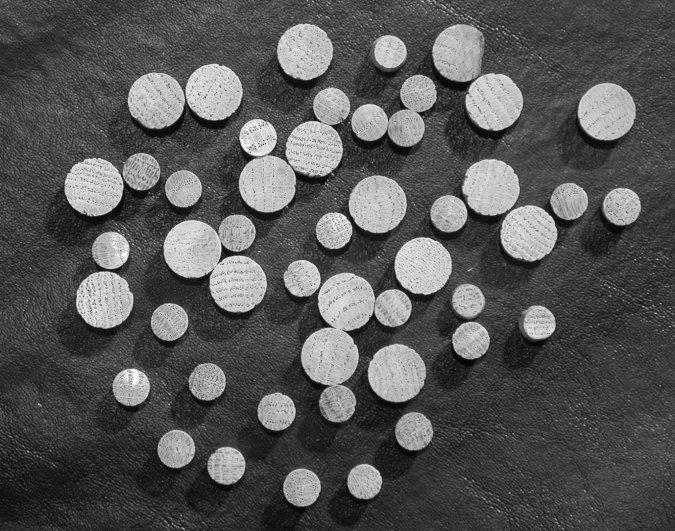
#> input picture hw5/pic/Fig0941(a)(wood_dowels).tif, 675 x 531 px, found by its file name
$ python 5.py
#> lines starting #> are read from the running program, lines starting #| are printed output that depends on the picture
#> further down, image is the input picture: shape (531, 675); min 2, max 255, mean 86.7
import cv2
import os
import numpy as np
import matplotlib.pyplot as plt

def process(image):
    # 使用半径为5的形态学滤波器做平滑
    kernel = cv2.getStructuringElement(cv2.MORPH_ELLIPSE, (10, 10))
    smooth_image = cv2.morphologyEx(image, cv2.MORPH_OPEN, kernel)
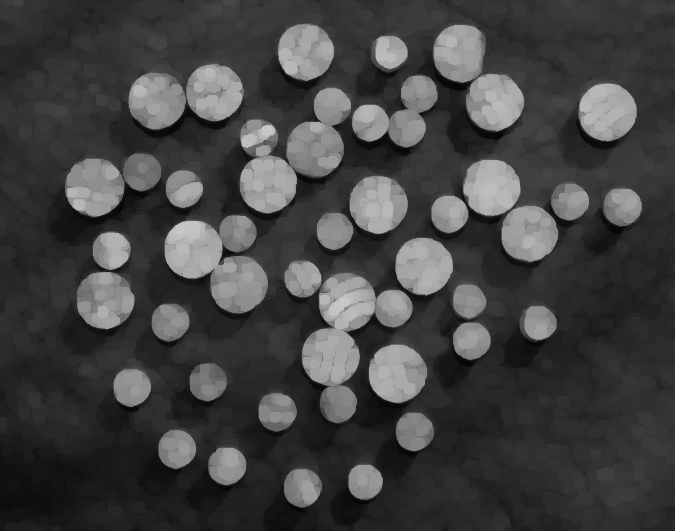
#> smooth_image: shape (531, 675); min 4, max 200, mean 66.3

    # 对图片使用不同半径的圆盘做开操作，计算表面区域的像素值之和的差值
    open_images = {}
    surface_diffs = []  # 用于存储每个半径之间的像素和差值
    prev_sum = np.sum(smooth_image)  # 初始平滑图像的像素和
#> prev_sum = 23745762

    for radius in range(10, 41):  # 半径从10到40的整数
        kernel = cv2.getStructuringElement(cv2.MORPH_ELLIPSE, (radius * 2, radius * 2))
        open_image = cv2.morphologyEx(smooth_image, cv2.MORPH_OPEN, kernel)
        open_images[radius] = open_image

        # 计算当前开操作结果的像素值之和
        current_sum = np.sum(open_image)

        # 计算与前一个半径图像之间的像素值之和的差
        surface_diff = prev_sum - current_sum
        surface_diffs.append(surface_diff)

        # 更新 prev_sum 为当前的像素值之和
        prev_sum = current_sum
#> this loop made 31 passes
#> (current_sum, surface_diff, prev_sum) on passes 1 to 12: (21698388, 2047374, 21698388), (21428132, 270256, 21428132), (21168169, 259963, 21168169), (20917737, 250432, 20917737), (20682261, 235476, 20682261), (20429078, 253183, 20429078), (19988650, 440428, 19988650), (19604689, 383961, 19604689), (18594939, 1009750, 18594939), (17579995, 1014944, 17579995), (17272983, 307012, 17272983), (17037252, 235731, 17037252)
#> pass 1, in process, `open_image = cv2.morphologyEx(smooth_image, cv2.MORPH_OPEN, kernel)`:
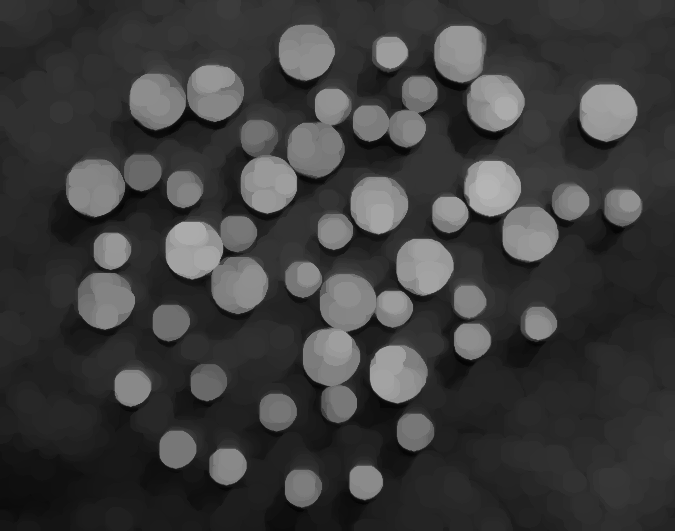
#> open_image: shape (531, 675); min 4, max 181, mean 60.5
#> after the loop, open_images = 31 items; surface_diffs = 31 values, max 2047374 at index 0, min 154030 at index 30, mean 453399.1

    return smooth_image, open_images, surface_diffs

# 设置路径
current_dir = os.path.dirname(os.path.abspath(__file__))
os.chdir(current_dir)
image_path = r"pic\\Fig0941(a)(wood_dowels).tif"
image = cv2.imread(image_path, cv2.IMREAD_GRAYSCALE)

# 处理图像
smooth_image, open_images, surface_diffs = process(image)
#> open_images = 31 items

# 保存原图和半径为10，20，25，30的圆盘开操作结果
os.makedirs("result", exist_ok=True)  # 确保保存目录存在
cv2.imwrite('result\\5-1.jpg', image)
cv2.imwrite('result\\5-2.jpg', smooth_image)
cv2.imwrite('result\\5-3.jpg', open_images[10])  # 半径为10的开操作
cv2.imwrite('result\\5-4.jpg', open_images[20])  # 半径为20的开操作
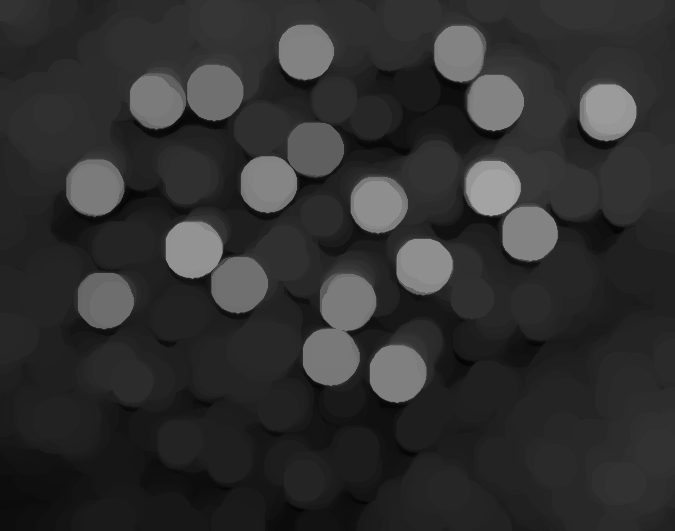
#> saved as 5-4.jpg: shape (531, 675); min 4, max 163, mean 48.2
cv2.imwrite('result\\5-5.jpg', open_images[25])  # 半径为25的开操作
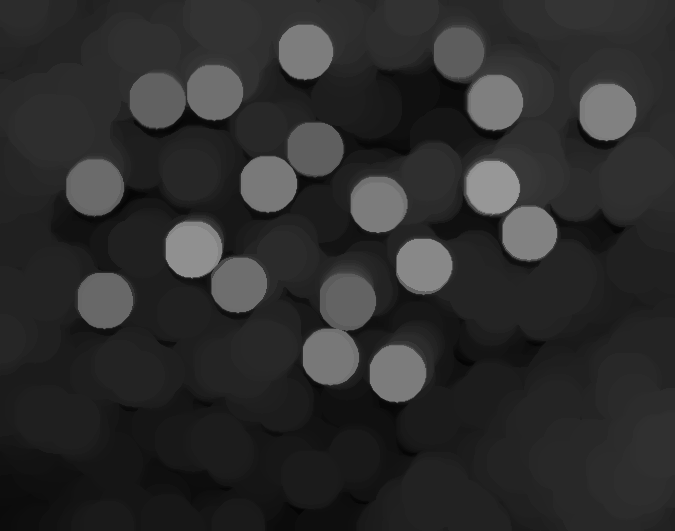
#> saved as 5-5.jpg: shape (531, 675); min 4, max 151, mean 44.9
cv2.imwrite('result\\5-6.jpg', open_images[30])  # 半径为30的开操作
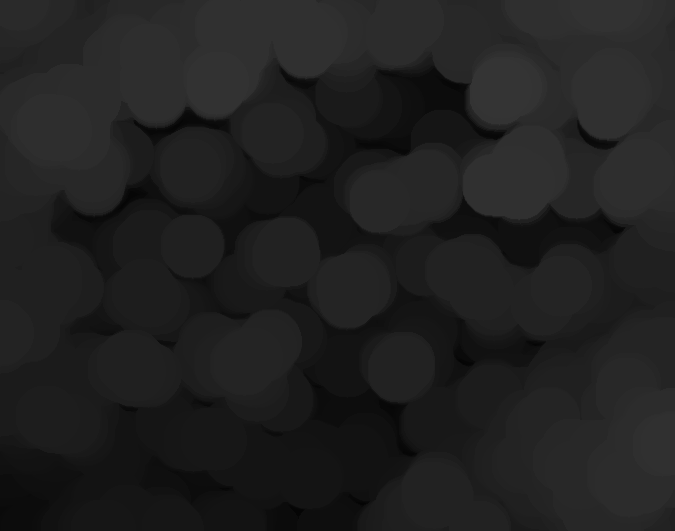
#> saved as 5-6.jpg: shape (531, 675); min 4, max 52, mean 32.2

# 可视化并保存表面区域差值
radii = list(range(10, 41))
plt.figure()
plt.plot(radii[1:], surface_diffs[1:], marker='o', linestyle='-', color='b')  # 排除第一个差值，以半径10开始
plt.xlabel("Radius")
plt.ylabel("Surface Area Difference (Pixel Sum Difference)")
plt.title("Surface Area Difference vs Radius")
plt.grid()
plt.savefig('result\\5-7.jpg')
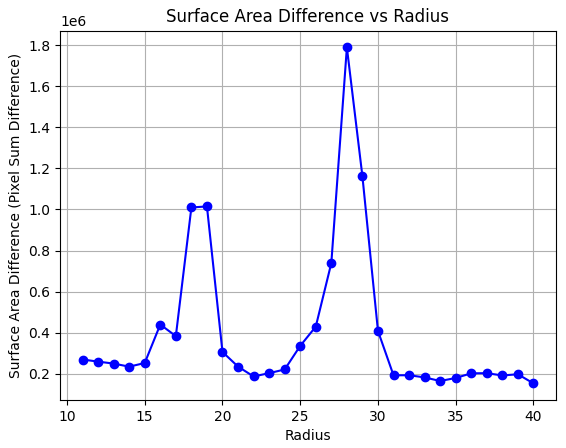
#> figure drawn by matplotlib, 1 panel; curve peaks at x = 28, y = 1788449
plt.close()
